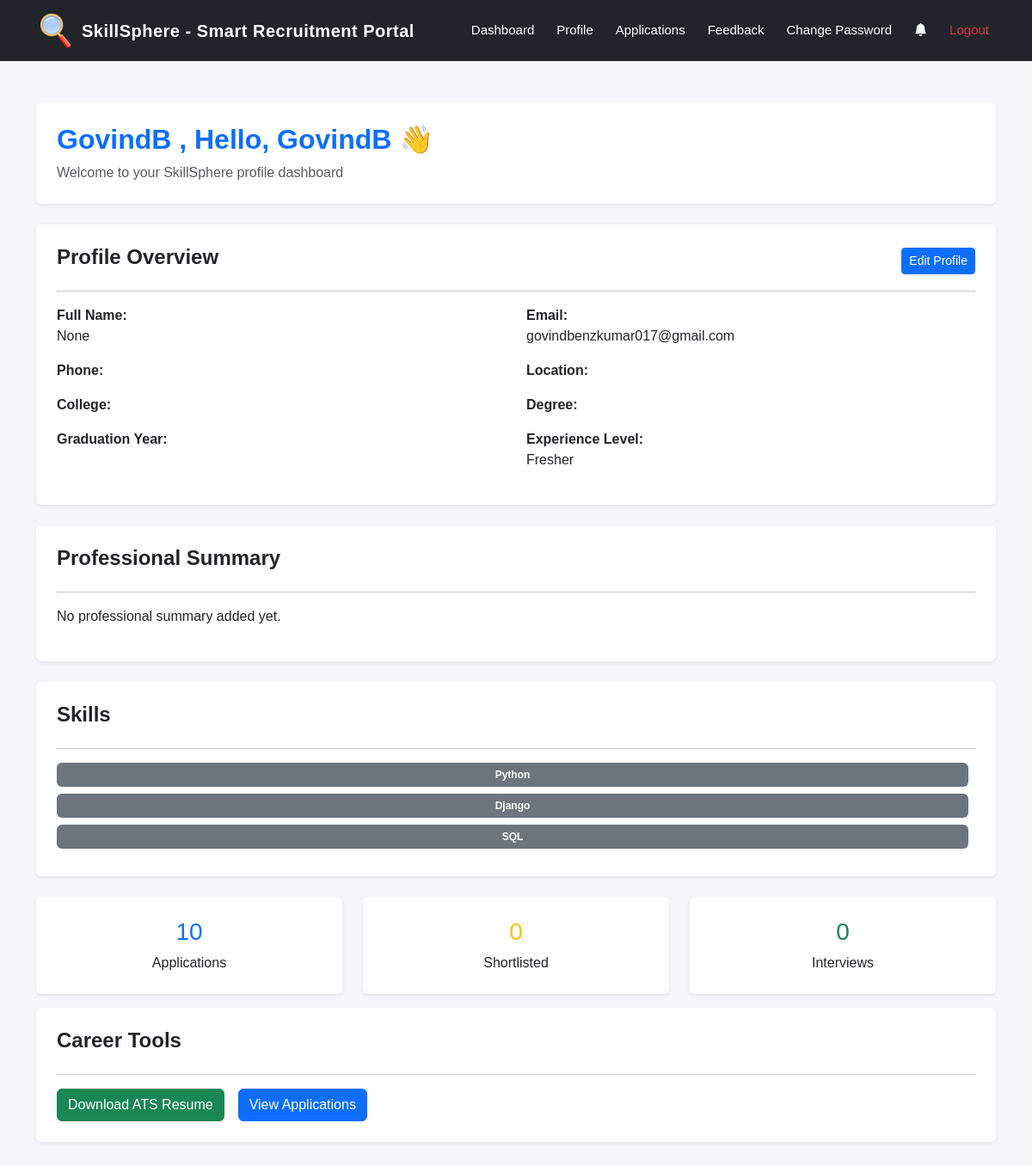
Screenshot of /profile/ (signed in) with the database file from the repository.
### jobs/models.py (models this page shows, shortened)
class Profile(models.Model):
    ROLE_CHOICES = [
        ('candidate', 'Candidate'),
        ('recruiter', 'Recruiter'),
    ]
    user = models.OneToOneField(User, on_delete=models.CASCADE)
    skills = models.ManyToManyField(Skill, blank=True)
    role = models.CharField(
        max_length=20,
        choices=ROLE_CHOICES,
        default='candidate'
    )
    phone = models.CharField(max_length=15, blank=True)
    resume = models.FileField(
        upload_to='resumes/',
        blank=True,
        null=True
    )
    full_name = models.CharField(
        max_length=200,
        blank=True,
        null=True
    )
    age = models.PositiveIntegerField(
        null=True,
        blank=True
    )
    location = models.CharField(
        max_length=200,
        blank=True
    )
    college_name = models.CharField(
        max_length=200,
        blank=True
    )
    degree = models.CharField(
        max_length=200,
        blank=True
    )
    graduation_year = models.CharField(
        max_length=20,
        blank=True
    )
    experience_level = models.CharField(
        max_length=50,
        choices=[
            ('Fresher', 'Fresher'),
            ('Experienced', 'Experienced'),
        ],
        default='Fresher'
    )
    github = models.URLField(
        blank=True,
        null=True
    )
    portfolio_website = models.URLField(
    blank=True,
    null=True
)
    bio = models.TextField(blank=True)
    company_name = models.CharField(
    max_length=200,
    blank=True,
    null=True
)
    company_location = models.CharField(
    max_length=200,
    blank=True,
    null=True
)
    company_website = models.URLField(
    blank=True,
    null=True
)
    designation = models.CharField(
    max_length=200,
    blank=True,
    null=True
)
    company_description = models.TextField(
    blank=True,
    null=True
)
    company_certificate = models.FileField(
    upload_to='company_certificates/',
    blank=True,
    null=True
)
    is_verified = models.BooleanField(default=False)
    verification_status = models.CharField(
        max_length=20,
        choices=[('pending', 'Pending'), ('approved', 'Approved')],
        default='pending'
    )
    certificate = models.FileField(upload_to='certificates/', blank=True, null=True)
    company_proof = models.FileField(upload_to='company_docs/', blank=True, null=True)
    project_link = models.URLField(blank=True)
    def __str__(self):
        return self.user.username

class Skill(models.Model):
    name = models.CharField(max_length=100)
    users = models.ManyToManyField(User, blank=True)

### jobs/views.py (the view)
# urls.py: path('profile/', views.candidate_profile, name='profile'),
@login_required
def candidate_profile(request):
    profile, created = Profile.objects.get_or_create(
        user=request.user
    )
    applications_count = Application.objects.filter(
        user=request.user
    ).count()
    shortlisted_count = Application.objects.filter(
        user=request.user,
        status='Shortlisted'
    ).count()
    interview_count = Application.objects.filter(
        user=request.user,
        status='Interview Scheduled'
    ).count()
    context = {
        'profile': profile,
        'applications_count': applications_count,
        'shortlisted_count': shortlisted_count,
        'interview_count': interview_count,
    }
    return render(
        request,
        'jobs/profile.html',
        context
    )

### jobs/templates/jobs/profile.html (shortened to what this page needs)
{% extends 'base.html' %}
{% block content %}
<div class="container mt-5">
<div class="card shadow-sm border-0 mb-4 p-4">
    <h2 class="text-primary fw-bold">
        {{ profile }} ,
        Hello,
        {% if profile.full_name %}
        {{ profile.full_name }}
        {% else %}
        {{ request.user.username }}
        {% endif %}
        👋
    </h2>
    <p class="text-muted mb-0">
        Welcome to your SkillSphere profile dashboard
    </p>
</div>
<div class="card shadow-sm border-0 mb-4 p-4">
    <div class="d-flex justify-content-between align-items-center">
        <h4 class="text-dark fw-bold">
            Profile Overview
        </h4>
        <a href="{% url 'edit_profile' %}"
           class="btn btn-primary btn-sm">
           Edit Profile
        </a>
    </div>
    <hr>
    <div class="row">
        <div class="col-md-6 mb-3">
            <strong>Full Name:</strong><br>
            {{ profile.full_name }}
        </div>
        <div class="col-md-6 mb-3">
            <strong>Email:</strong><br>
            {{ request.user.email }}
        </div>
        <div class="col-md-6 mb-3">
            <strong>Phone:</strong><br>
        </div>
        <div class="col-md-6 mb-3">
            <strong>Location:</strong><br>
        </div>
        <div class="col-md-6 mb-3">
            <strong>College:</strong><br>
        </div>
        <div class="col-md-6 mb-3">
            <strong>Degree:</strong><br>
        </div>
        <div class="col-md-6 mb-3">
            <strong>Graduation Year:</strong><br>
        </div>
        <div class="col-md-6 mb-3">
            <strong>Experience Level:</strong><br>
            {{ profile.experience_level }}
        </div>
    </div>
</div>
<div class="card shadow-sm border-0 mb-4 p-4">
    <h4 class="fw-bold text-dark">
        Professional Summary
    </h4>
    <hr>
    <p>
        {% if profile.bio %}
            {{ profile.bio }}
        {% else %}
            No professional summary added yet.
        {% endif %}
    </p>
</div>
<div class="card shadow-sm border-0 mb-4 p-4">
    <h4 class="fw-bold text-dark">
        Skills
    </h4>
    <hr>
    {% for skill in profile.skills.all %}
        <span class="badge bg-secondary p-2 me-2 mb-2">
            {{ skill.name }}
        </span>
    {% empty %}
        <p>No skills added yet.</p>
    {% endfor %}
</div>
<div class="row">
    <div class="col-md-4 mb-3">
        <div class="card shadow-sm border-0 p-4 text-center">
            <h3 class="text-primary">
                {{ applications_count }}
            </h3>
            <p class="mb-0">
                Applications
            </p>
        </div>
    </div>
    <div class="col-md-4 mb-3">
        <div class="card shadow-sm border-0 p-4 text-center">
            <h3 class="text-warning">
                {{ shortlisted_count }}
            </h3>
            <p class="mb-0">
                Shortlisted
            </p>
        </div>
    </div>
    <div class="col-md-4 mb-3">
        <div class="card shadow-sm border-0 p-4 text-center">
            <h3 class="text-success">
                {{ interview_count }}
            </h3>
            <p class="mb-0">
                Interviews
            </p>
        </div>
    </div>
</div>
<div class="card shadow-sm border-0 p-4 mb-5">
    <h4 class="fw-bold text-dark">
        Career Tools
    </h4>
    <hr>
    <div class="d-flex gap-3 flex-wrap">
        <a href="{% url 'generate_resume' %}"
           class="btn btn-success">
           Download ATS Resume
        </a>
        <a href="{% url 'my_applications' %}"
           class="btn btn-primary">
           View Applications
        </a>
    </div>
</div>
</div>
{% endblock %}

### jobs/templates/base.html (style rules this page uses)
body { background:#f4f6f9; font-family:Arial, sans-serif; }

### rows the page displays
Profile: user.username "GovindB", full_name "None", experience_level "Fresher"
Skill: name "Python"
Skill: name "Django"
Skill: name "SQL"

### other values shown
{{ request.user.username }} "GovindB"
{{ request.user.email }} "govindbenzkumar017@gmail.com"
{{ applications_count }} "10"
{{ shortlisted_count }} "0"
{{ interview_count }} "0"
